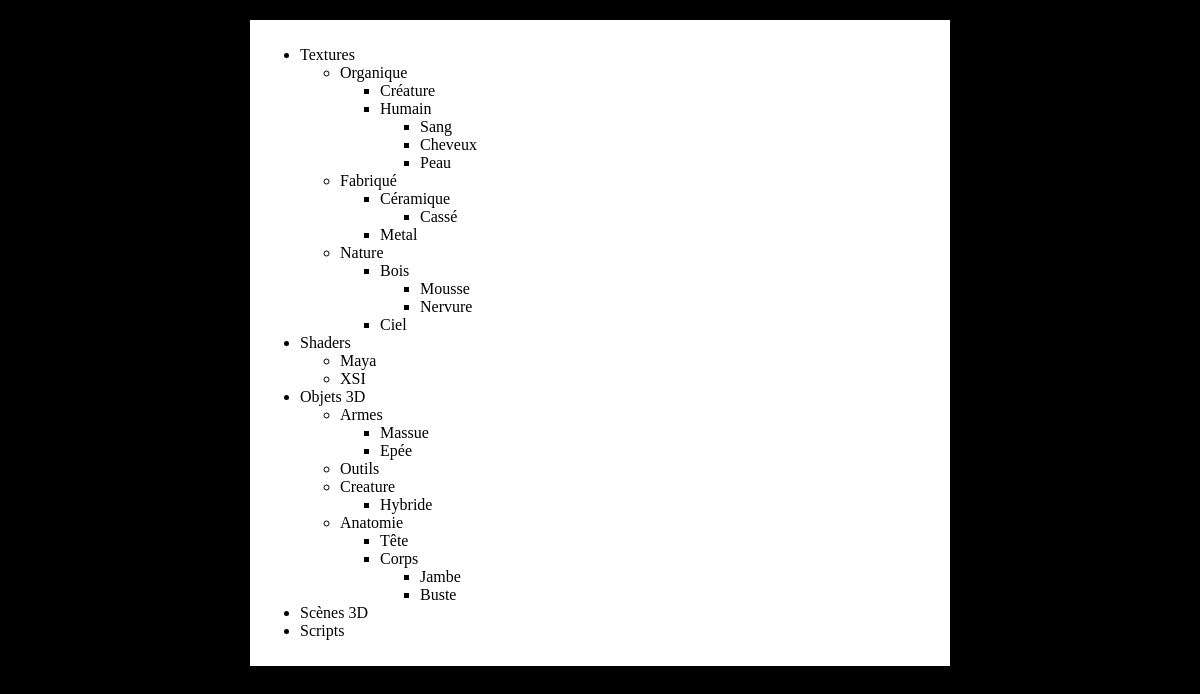
Page /liste.php on the committed database.
### tables this page shows
CREATE TABLE IF NOT EXISTS `example` (
  `id` mediumint(8) NOT NULL AUTO_INCREMENT,
  `level` mediumint(8) NOT NULL DEFAULT '0',
  `left_border` mediumint(8) NOT NULL,
  `right_border` mediumint(8) NOT NULL,
  `name` varchar(30) NOT NULL,
  PRIMARY KEY (`id`),
  KEY `left_border` (`left_border`),
  KEY `right_border` (`right_border`)
);

### config.php (called while the page is built, shortened)
<?php
class PDO2 extends PDO {
	private static $_instance;
	public static function getInstance() {
		if (!isset(self::$_instance)) {
			try {
				self::$_instance = new PDO(SQL_DSN, SQL_USERNAME, SQL_PASSWORD);
			}
			catch (PDOException $e) {
				echo $e;
			}
		}
		return self::$_instance;
	}
}
?>

### modele.php (the view, shortened to what this page needs)
<?php
class Cate
{
	private $bdd;
	private $table_name;
    private $left_border;
	public function __construct($bdd, $table="table", $left="left_border", $right="right_border"){
		$this->bdd = PDO2::getInstance();
		$this->table_name = $table;
        $this->left_border = $left;
	}
	public function getAll(){
		$sql = 'SELECT *
				FROM '.$this->table_name.'
				ORDER BY '.$this->left_border;
		$req = $this->bdd->query($sql);
		return($req ->fetchAll());
	}
	public function arb(){
		$all = $this->getAll();
		$level = 0;
		echo '<ul>';
		for($a=0, $x=count($all); $a<$x; $a++){
			if($all[$a]['level']>$level){
				$level +=1;
				echo '<ul>';
				echo '<li>'.$all[$a]['name'].'</li>';
			}
			else if($all[$a]['level']==$level){
				echo '<li>'.$all[$a]['name'].'</li>';
			}
			else if($all[$a]['level']-1==$level){
				$level -=1;
				echo '</ul>';
				echo '<li>'.$all[$a]['name'].'</li>';
			}
			else{
				$diff = $level-$all[$a]['level'];
				$level = $all[$a]['level'];
				for($b=0; $b<$diff; $b++){
					echo '</ul>';
				}
				echo '<li>'.$all[$a]['name'].'</li>';
			}
		}
		echo '</ul>';
	}
}
?>

### liste.php (shortened to what this page needs)
<?php
include('config.php');
include('modele.php');
$cate = new Cate(null, "example");
?>
<html>
<head>
<link rel="stylesheet" media="screen" type="text/css" title="CSS" href="design_admin.css" />
</head>
<body>
<div id="corps">
<?php
$cate->arb();
?>
</div>
</body>
</html>

### design_admin.css (style rules this page uses)
body { width: 700px; margin:auto; background-color:#000; margin-top: 20px; margin-bottom: 20px; text-align:center; }
#corps { background-color: #FFF; text-align:left; padding: 10px; -moz-border-radius: 15px; text-decoration:none; min-height:300px; }

### rows in the picture
example: name "Textures"
example: name "Organique"
example: name "Créature"
example: name "Humain"
example: name "Sang"
example: name "Cheveux"
example: name "Peau"
example: name "Fabriqué"
example: name "Céramique"
example: name "Cassé"
example: name "Metal"
example: name "Nature"
example: name "Bois"
example: name "Mousse"
example: name "Nervure"
example: name "Ciel"
example: name "Shaders"
example: name "Maya"
example: name "XSI"
example: name "Objets 3D"
example: name "Armes"
example: name "Massue"
example: name "Epée"
example: name "Outils"
example: name "Creature"
example: name "Hybride"
example: name "Anatomie"
example: name "Tête"
example: name "Corps"
example: name "Jambe"
example: name "Buste"
example: name "Scènes 3D"
example: name "Scripts"
